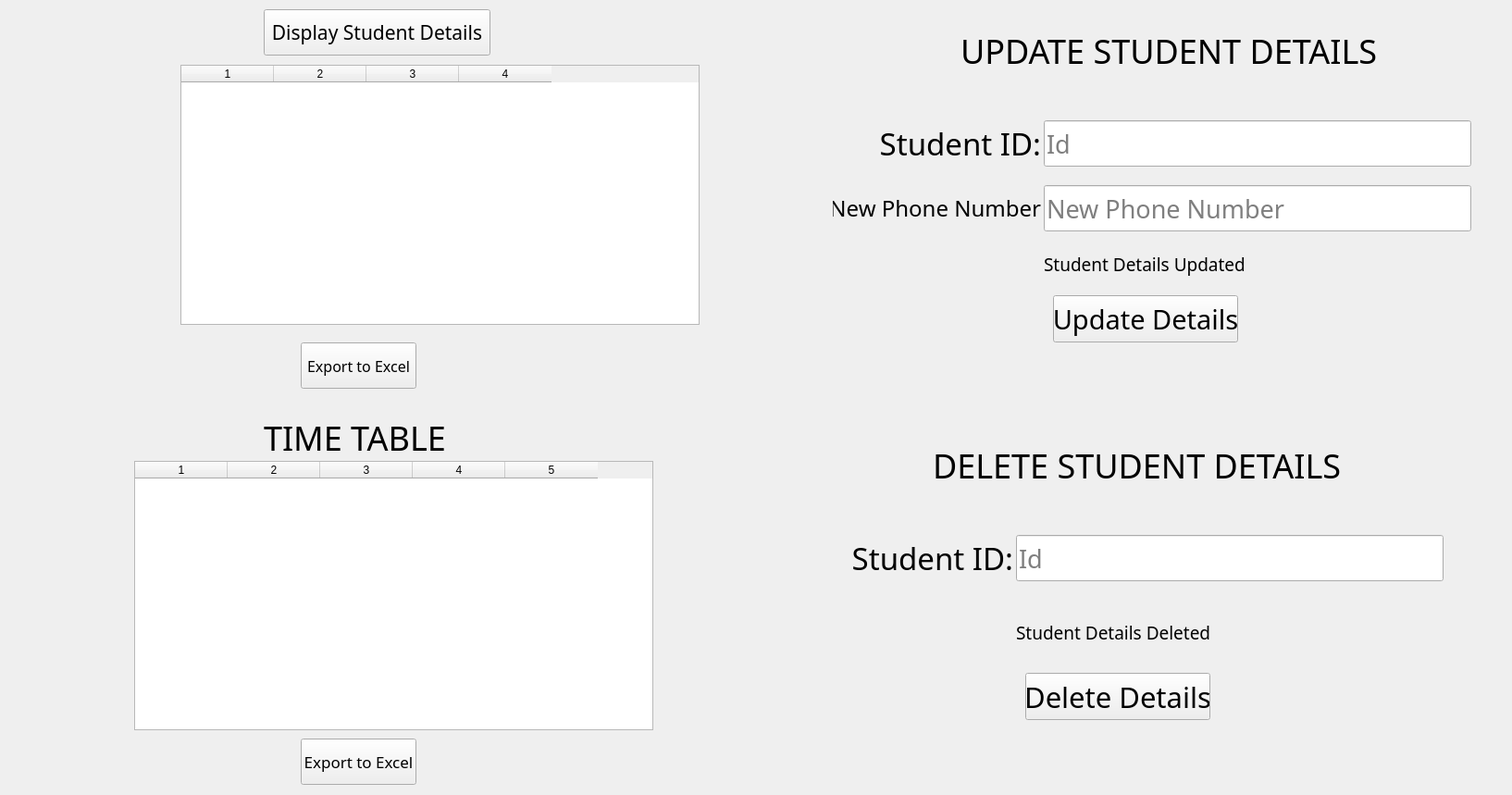
            <widget class="QWidget" name="Class_Details_Page">
             <property name="sizePolicy">
              <sizepolicy hsizetype="Expanding" vsizetype="Expanding">
               <horstretch>0</horstretch>
               <verstretch>0</verstretch>
              </sizepolicy>
             </property>
             <widget class="QWidget" name="widget_5" native="true">
              <property name="geometry">
               <rect>
                <x>25</x>
                <y>0</y>
                <width>1600</width>
                <height>850</height>
               </rect>
              </property>
              <property name="sizePolicy">
               <sizepolicy hsizetype="Expanding" vsizetype="Expanding">
                <horstretch>0</horstretch>
                <verstretch>0</verstretch>
               </sizepolicy>
              </property>
              <property name="minimumSize">
               <size>
                <width>0</width>
                <height>850</height>
               </size>
              </property>
              <property name="maximumSize">
               <size>
                <width>16777215</width>
                <height>16777215</height>
               </size>
              </property>
              <property name="styleSheet">
               <string notr="true"/>
              </property>
              <layout class="QGridLayout" name="gridLayout">
               <item row="1" column="0">
                <widget class="QWidget" name="c" native="true">
                 <widget class="QLabel" name="label_19">
                  <property name="geometry">
                   <rect>
                    <x>260</x>
                    <y>20</y>
                    <width>462</width>
                    <height>50</height>
                   </rect>
                  </property>
                  <property name="sizePolicy">
                   <sizepolicy hsizetype="Expanding" vsizetype="Expanding">
                    <horstretch>0</horstretch>
                    <verstretch>0</verstretch>
                   </sizepolicy>
                  </property>
                  <property name="maximumSize">
                   <size>
                    <width>16777215</width>
                    <height>50</height>
                   </size>
                  </property>
                  <property name="font">
                   <font>
                    <family>Maiandra GD</family>
                    <pointsize>27</pointsize>
                   </font>
                  </property>
                  <property name="text">
                   <string>TIME TABLE</string>
                  </property>
                  <property name="alignment">
                   <set>Qt::AlignLeading|Qt::AlignLeft|Qt::AlignVCenter</set>
                  </property>
                 </widget>
                 <widget class="QTableWidget" name="tableWidget_2">
                  <property name="geometry">
                   <rect>
                    <x>120</x>
                    <y>70</y>
                    <width>561</width>
                    <height>291</height>
                   </rect>
                  </property>
                  <property name="styleSheet">
                   <string notr="true">*{
color: rgb(0, 0, 0);
font: 15pt &quot;Maiandra GD&quot;;}
</string>
                  </property>
                  <property name="editTriggers">
                   <set>QAbstractItemView::DoubleClicked</set>
                  </property>
                  <property name="rowCount">
                   <number>0</number>
                  </property>
                  <property name="columnCount">
                   <number>5</number>
                  </property>
                  <column/>
                  <column/>
                  <column/>
                  <column/>
                  <column/>
                 </widget>
                 <widget class="QPushButton" name="Excel_5">
                  <property name="geometry">
                   <rect>
                    <x>300</x>
                    <y>370</y>
                    <width>125</width>
                    <height>50</height>
                   </rect>
                  </property>
                  <property name="sizePolicy">
                   <sizepolicy hsizetype="Minimum" vsizetype="Fixed">
                    <horstretch>0</horstretch>
                    <verstretch>0</verstretch>
                   </sizepolicy>
                  </property>
                  <property name="maximumSize">
                   <size>
                    <width>125</width>
                    <height>50</height>
                   </size>
                  </property>
                  <property name="font">
                   <font>
                    <family>white allies</family>
                    <pointsize>13</pointsize>
                   </font>
                  </property>
                  <property name="cursor">
                   <cursorShape>PointingHandCursor</cursorShape>
                  </property>
                  <property name="layoutDirection">
                   <enum>Qt::LeftToRight</enum>
                  </property>
                  <property name="text">
                   <string>Export to Excel</string>
                  </property>
                 </widget>
                </widget>
               </item>
               <item row="0" column="0">
                <widget class="QWidget" name="a" native="true">
                 <property name="maximumSize">
                  <size>
                   <width>1600</width>
                   <height>16777215</height>
                  </size>
                 </property>
                 <widget class="QPushButton" name="Display">
                  <property name="geometry">
                   <rect>
                    <x>260</x>
                    <y>10</y>
                    <width>245</width>
                    <height>50</height>
                   </rect>
                  </property>
                  <property name="sizePolicy">
                   <sizepolicy hsizetype="Expanding" vsizetype="Fixed">
                    <horstretch>0</horstretch>
                    <verstretch>0</verstretch>
                   </sizepolicy>
                  </property>
                  <property name="minimumSize">
                   <size>
                    <width>245</width>
                    <height>50</height>
                   </size>
                  </property>
                  <property name="maximumSize">
                   <size>
                    <width>100</width>
                    <height>16777215</height>
                   </size>
                  </property>
                  <property name="font">
                   <font>
                    <family>white allies</family>
                    <pointsize>16</pointsize>
                    <weight>50</weight>
                    <bold>false</bold>
                   </font>
                  </property>
                  <property name="cursor">
                   <cursorShape>PointingHandCursor</cursorShape>
                  </property>
                  <property name="text">
                   <string>Display Student Details</string>
                  </property>
                 </widget>
                 <widget class="QTableWidget" name="tableWidget">
                  <property name="geometry">
                   <rect>
                    <x>170</x>
                    <y>70</y>
                    <width>561</width>
                    <height>281</height>
                   </rect>
                  </property>
                  <property name="styleSheet">
                   <string notr="true">*{
color: rgb(0, 0, 0);
font: 15pt &quot;Maiandra GD&quot;;}
</string>
                  </property>
                  <property name="editTriggers">
                   <set>QAbstractItemView::NoEditTriggers</set>
                  </property>
                  <property name="rowCount">
                   <number>0</number>
                  </property>
                  <property name="columnCount">
                   <number>4</number>
                  </property>
                  <column/>
                  <column/>
                  <column/>
                  <column/>
                 </widget>
                 <widget class="QPushButton" name="Excel_4">
                  <property name="geometry">
                   <rect>
                    <x>300</x>
                    <y>370</y>
                    <width>125</width>
                    <height>50</height>
                   </rect>
                  </property>
                  <property name="sizePolicy">
                   <sizepolicy hsizetype="Minimum" vsizetype="Fixed">
                    <horstretch>0</horstretch>
                    <verstretch>0</verstretch>
                   </sizepolicy>
                  </property>
                  <property name="maximumSize">
                   <size>
                    <width>125</width>
                    <height>50</height>
                   </size>
                  </property>
                  <property name="font">
                   <font>
                    <family>white allies</family>
                    <pointsize>12</pointsize>
                   </font>
                  </property>
                  <property name="cursor">
                   <cursorShape>PointingHandCursor</cursorShape>
                  </property>
                  <property name="layoutDirection">
                   <enum>Qt::LeftToRight</enum>
                  </property>
                  <property name="text">
                   <string>Export to Excel</string>
                  </property>
                 </widget>
                </widget>
               </item>
               <item row="0" column="1">
                <widget class="QWidget" name="b" native="true">
                 <widget class="QLabel" name="label_12">
                  <property name="geometry">
                   <rect>
                    <x>72</x>
                    <y>130</y>
                    <width>225</width>
                    <height>50</height>
                   </rect>
                  </property>
                  <property name="sizePolicy">
                   <sizepolicy hsizetype="Expanding" vsizetype="Expanding">
                    <horstretch>0</horstretch>
                    <verstretch>0</verstretch>
                   </sizepolicy>
                  </property>
                  <property name="minimumSize">
                   <size>
                    <width>225</width>
                    <height>0</height>
                   </size>
                  </property>
                  <property name="font">
                   <font>
                    <family>Maiandra GD</family>
                    <pointsize>25</pointsize>
                   </font>
                  </property>
                  <property name="text">
                   <string>Student ID:</string>
                  </property>
                  <property name="alignment">
                   <set>Qt::AlignRight|Qt::AlignTrailing|Qt::AlignVCenter</set>
                  </property>
                 </widget>
                 <widget class="QLineEdit" name="id_2">
                  <property name="geometry">
                   <rect>
                    <x>300</x>
                    <y>130</y>
                    <width>462</width>
                    <height>50</height>
                   </rect>
                  </property>
                  <property name="sizePolicy">
                   <sizepolicy hsizetype="Expanding" vsizetype="Expanding">
                    <horstretch>0</horstretch>
                    <verstretch>0</verstretch>
                   </sizepolicy>
                  </property>
                  <property name="maximumSize">
                   <size>
                    <width>16777215</width>
                    <height>50</height>
                   </size>
                  </property>
                  <property name="font">
                   <font>
                    <family>Maiandra GD</family>
                    <pointsize>20</pointsize>
                   </font>
                  </property>
                  <property name="placeholderText">
                   <string>Id</string>
                  </property>
                 </widget>
                 <widget class="QLabel" name="label_13">
                  <property name="geometry">
                   <rect>
                    <x>72</x>
                    <y>200</y>
                    <width>225</width>
                    <height>50</height>
                   </rect>
                  </property>
                  <property name="sizePolicy">
                   <sizepolicy hsizetype="Expanding" vsizetype="Expanding">
                    <horstretch>0</horstretch>
                    <verstretch>0</verstretch>
                   </sizepolicy>
                  </property>
                  <property name="minimumSize">
                   <size>
                    <width>225</width>
                    <height>0</height>
                   </size>
                  </property>
                  <property name="font">
                   <font>
                    <family>Maiandra GD</family>
                    <pointsize>18</pointsize>
                   </font>
                  </property>
                  <property name="text">
                   <string>New Phone Number</string>
                  </property>
                  <property name="alignment">
                   <set>Qt::AlignRight|Qt::AlignTrailing|Qt::AlignVCenter</set>
                  </property>
                 </widget>
                 <widget class="QLineEdit" name="New_phno">
                  <property name="geometry">
                   <rect>
                    <x>300</x>
                    <y>200</y>
                    <width>462</width>
                    <height>50</height>
                   </rect>
                  </property>
                  <property name="sizePolicy">
                   <sizepolicy hsizetype="Expanding" vsizetype="Expanding">
                    <horstretch>0</horstretch>
                    <verstretch>0</verstretch>
                   </sizepolicy>
                  </property>
                  <property name="maximumSize">
                   <size>
                    <width>16777215</width>
                    <height>50</height>
                   </size>
                  </property>
                  <property name="font">
                   <font>
                    <family>Maiandra GD</family>
                    <pointsize>20</pointsize>
                   </font>
                  </property>
                  <property name="placeholderText">
                   <string>New Phone Number</string>
                  </property>
                 </widget>
                 <widget class="QLabel" name="label_14">
                  <property name="geometry">
                   <rect>
                    <x>210</x>
                    <y>30</y>
                    <width>462</width>
                    <height>50</height>
                   </rect>
                  </property>
                  <property name="sizePolicy">
                   <sizepolicy hsizetype="Expanding" vsizetype="Expanding">
                    <horstretch>0</horstretch>
                    <verstretch>0</verstretch>
                   </sizepolicy>
                  </property>
                  <property name="maximumSize">
                   <size>
                    <width>16777215</width>
                    <height>50</height>
                   </size>
                  </property>
                  <property name="font">
                   <font>
                    <family>Maiandra GD</family>
                    <pointsize>27</pointsize>
                   </font>
                  </property>
                  <property name="text">
                   <string>UPDATE STUDENT DETAILS</string>
                  </property>
                  <property name="alignment">
                   <set>Qt::AlignLeading|Qt::AlignLeft|Qt::AlignVCenter</set>
                  </property>
                 </widget>
                 <widget class="QPushButton" name="Update">
                  <property name="geometry">
                   <rect>
                    <x>310</x>
                    <y>319</y>
                    <width>200</width>
                    <height>51</height>
                   </rect>
                  </property>
                  <property name="sizePolicy">
                   <sizepolicy hsizetype="Expanding" vsizetype="Fixed">
                    <horstretch>0</horstretch>
                    <verstretch>0</verstretch>
                   </sizepolicy>
                  </property>
                  <property name="minimumSize">
                   <size>
                    <width>0</width>
                    <height>50</height>
                   </size>
                  </property>
                  <property name="maximumSize">
                   <size>
                    <width>200</width>
                    <height>16777215</height>
                   </size>
                  </property>
                  <property name="font">
                   <font>
                    <family>white allies</family>
                    <pointsize>22</pointsize>
                   </font>
                  </property>
                  <property name="cursor">
                   <cursorShape>PointingHandCursor</cursorShape>
                  </property>
                  <property name="text">
                   <string>Update Details</string>
                  </property>
                 </widget>
                 <widget class="QLabel" name="label_15">
                  <property name="geometry">
                   <rect>
                    <x>300</x>
                    <y>260</y>
                    <width>462</width>
                    <height>50</height>
                   </rect>
                  </property>
                  <property name="maximumSize">
                   <size>
                    <width>16777215</width>
                    <height>50</height>
                   </size>
                  </property>
                  <property name="font">
                   <font>
                    <family>Maiandra GD</family>
                    <pointsize>14</pointsize>
                   </font>
                  </property>
                  <property name="text">
                   <string>Student Details Updated</string>
                  </property>
                  <property name="alignment">
                   <set>Qt::AlignLeading|Qt::AlignLeft|Qt::AlignVCenter</set>
                  </property>
                 </widget>
                </widget>
               </item>
               <item row="1" column="1">
                <widget class="QWidget" name="d" native="true">
                 <widget class="QLabel" name="label_16">
                  <property name="geometry">
                   <rect>
                    <x>180</x>
                    <y>50</y>
                    <width>462</width>
                    <height>50</height>
                   </rect>
                  </property>
                  <property name="sizePolicy">
                   <sizepolicy hsizetype="Expanding" vsizetype="Expanding">
                    <horstretch>0</horstretch>
                    <verstretch>0</verstretch>
                   </sizepolicy>
                  </property>
                  <property name="maximumSize">
                   <size>
                    <width>16777215</width>
                    <height>50</height>
                   </size>
                  </property>
                  <property name="font">
                   <font>
                    <family>Maiandra GD</family>
                    <pointsize>27</pointsize>
                   </font>
                  </property>
                  <property name="text">
                   <string>DELETE STUDENT DETAILS</string>
                  </property>
                  <property name="alignment">
                   <set>Qt::AlignLeading|Qt::AlignLeft|Qt::AlignVCenter</set>
                  </property>
                 </widget>
                 <widget class="QLabel" name="label_17">
                  <property name="geometry">
                   <rect>
                    <x>270</x>
                    <y>230</y>
                    <width>462</width>
                    <height>50</height>
                   </rect>
                  </property>
                  <property name="maximumSize">
                   <size>
                    <width>16777215</width>
                    <height>50</height>
                   </size>
                  </property>
                  <property name="font">
                   <font>
                    <family>Maiandra GD</family>
                    <pointsize>14</pointsize>
                   </font>
                  </property>
                  <property name="text">
                   <string>Student Details Deleted</string>
                  </property>
                  <property name="alignment">
                   <set>Qt::AlignLeading|Qt::AlignLeft|Qt::AlignVCenter</set>
                  </property>
                 </widget>
                 <widget class="QLabel" name="label_18">
                  <property name="geometry">
                   <rect>
                    <x>42</x>
                    <y>150</y>
                    <width>225</width>
                    <height>50</height>
                   </rect>
                  </property>
                  <property name="sizePolicy">
                   <sizepolicy hsizetype="Expanding" vsizetype="Expanding">
                    <horstretch>0</horstretch>
                    <verstretch>0</verstretch>
                   </sizepolicy>
                  </property>
                  <property name="minimumSize">
                   <size>
                    <width>225</width>
                    <height>0</height>
                   </size>
                  </property>
                  <property name="font">
                   <font>
                    <family>Maiandra GD</family>
                    <pointsize>25</pointsize>
                   </font>
                  </property>
                  <property name="text">
                   <string>Student ID:</string>
                  </property>
                  <property name="alignment">
                   <set>Qt::AlignRight|Qt::AlignTrailing|Qt::AlignVCenter</set>
                  </property>
                 </widget>
                 <widget class="QLineEdit" name="id_3">
                  <property name="geometry">
                   <rect>
                    <x>270</x>
                    <y>150</y>
                    <width>462</width>
                    <height>50</height>
                   </rect>
                  </property>
                  <property name="sizePolicy">
                   <sizepolicy hsizetype="Expanding" vsizetype="Expanding">
                    <horstretch>0</horstretch>
                    <verstretch>0</verstretch>
                   </sizepolicy>
                  </property>
                  <property name="maximumSize">
                   <size>
                    <width>16777215</width>
                    <height>50</height>
                   </size>
                  </property>
                  <property name="font">
                   <font>
                    <family>Maiandra GD</family>
                    <pointsize>20</pointsize>
                   </font>
                  </property>
                  <property name="placeholderText">
                   <string>Id</string>
                  </property>
                 </widget>
                 <widget class="QPushButton" name="Delete">
                  <property name="geometry">
                   <rect>
                    <x>280</x>
                    <y>299</y>
                    <width>200</width>
                    <height>51</height>
                   </rect>
                  </property>
                  <property name="sizePolicy">
                   <sizepolicy hsizetype="Expanding" vsizetype="Fixed">
                    <horstretch>0</horstretch>
                    <verstretch>0</verstretch>
                   </sizepolicy>
                  </property>
                  <property name="minimumSize">
                   <size>
                    <width>0</width>
                    <height>50</height>
                   </size>
                  </property>
                  <property name="maximumSize">
                   <size>
                    <width>200</width>
                    <height>16777215</height>
                   </size>
                  </property>
                  <property name="font">
                   <font>
                    <family>white allies</family>
                    <pointsize>23</pointsize>
                   </font>
                  </property>
                  <property name="cursor">
                   <cursorShape>PointingHandCursor</cursorShape>
                  </property>
                  <property name="text">
                   <string>Delete Details</string>
                  </property>
                 </widget>
                </widget>
               </item>
              </layout>
             </widget>
            </widget>
